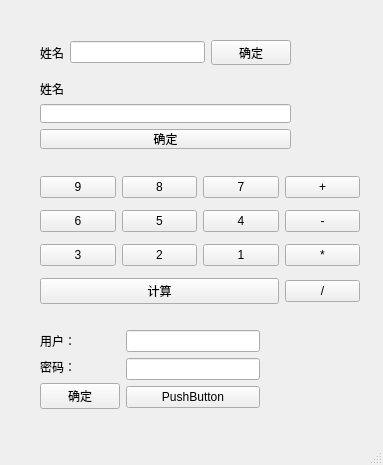
<?xml version="1.0" encoding="UTF-8"?>
<ui version="4.0">
 <class>MainWindow</class>
 <widget class="QMainWindow" name="MainWindow">
  <property name="geometry">
   <rect>
    <x>0</x>
    <y>0</y>
    <width>383</width>
    <height>465</height>
   </rect>
  </property>
  <property name="windowTitle">
   <string>MainWindow</string>
  </property>
  <widget class="QWidget" name="centralwidget">
   <widget class="QWidget" name="">
    <property name="geometry">
     <rect>
      <x>40</x>
      <y>40</y>
      <width>251</width>
      <height>25</height>
     </rect>
    </property>
    <layout class="QHBoxLayout" name="horizontalLayout">
     <item>
      <widget class="QLabel" name="label">
       <property name="text">
        <string>姓名</string>
       </property>
      </widget>
     </item>
     <item>
      <widget class="QLineEdit" name="lineEdit"/>
     </item>
     <item>
      <widget class="QPushButton" name="pushButton">
       <property name="text">
        <string>确定</string>
       </property>
      </widget>
     </item>
    </layout>
   </widget>
   <widget class="QWidget" name="">
    <property name="geometry">
     <rect>
      <x>40</x>
      <y>80</y>
      <width>251</width>
      <height>69</height>
     </rect>
    </property>
    <layout class="QVBoxLayout" name="verticalLayout">
     <item>
      <widget class="QLabel" name="label_2">
       <property name="text">
        <string>姓名</string>
       </property>
      </widget>
     </item>
     <item>
      <widget class="QLineEdit" name="lineEdit_2"/>
     </item>
     <item>
      <widget class="QPushButton" name="pushButton_2">
       <property name="text">
        <string>确定</string>
       </property>
      </widget>
     </item>
    </layout>
   </widget>
   <widget class="QWidget" name="">
    <property name="geometry">
     <rect>
      <x>40</x>
      <y>170</y>
      <width>320</width>
      <height>141</height>
     </rect>
    </property>
    <layout class="QGridLayout" name="gridLayout">
     <item row="0" column="0">
      <widget class="QPushButton" name="pushButton_3">
       <property name="text">
        <string>9</string>
       </property>
      </widget>
     </item>
     <item row="3" column="3">
      <widget class="QPushButton" name="pushButton_16">
       <property name="text">
        <string>/</string>
       </property>
      </widget>
     </item>
     <item row="0" column="1">
      <widget class="QPushButton" name="pushButton_4">
       <property name="text">
        <string>8</string>
       </property>
      </widget>
     </item>
     <item row="1" column="3">
      <widget class="QPushButton" name="pushButton_9">
       <property name="text">
        <string>-</string>
       </property>
      </widget>
     </item>
     <item row="2" column="1">
      <widget class="QPushButton" name="pushButton_13">
       <property name="text">
        <string>2</string>
       </property>
      </widget>
     </item>
     <item row="0" column="2">
      <widget class="QPushButton" name="pushButton_5">
       <property name="text">
        <string>7</string>
       </property>
      </widget>
     </item>
     <item row="0" column="3">
      <widget class="QPushButton" name="pushButton_6">
       <property name="text">
        <string>+</string>
       </property>
      </widget>
     </item>
     <item row="1" column="1">
      <widget class="QPushButton" name="pushButton_8">
       <property name="text">
        <string>5</string>
       </property>
      </widget>
     </item>
     <item row="2" column="2">
      <widget class="QPushButton" name="pushButton_12">
       <property name="text">
        <string>1</string>
       </property>
      </widget>
     </item>
     <item row="2" column="0">
      <widget class="QPushButton" name="pushButton_11">
       <property name="text">
        <string>3</string>
       </property>
      </widget>
     </item>
     <item row="2" column="3">
      <widget class="QPushButton" name="pushButton_14">
       <property name="text">
        <string>*</string>
       </property>
      </widget>
     </item>
     <item row="1" column="2">
      <widget class="QPushButton" name="pushButton_10">
       <property name="text">
        <string>4</string>
       </property>
      </widget>
     </item>
     <item row="1" column="0">
      <widget class="QPushButton" name="pushButton_7">
       <property name="text">
        <string>6</string>
       </property>
      </widget>
     </item>
     <item row="3" column="0" colspan="3">
      <widget class="QPushButton" name="pushButton_15">
       <property name="text">
        <string>计算</string>
       </property>
      </widget>
     </item>
    </layout>
   </widget>
   <widget class="QWidget" name="">
    <property name="geometry">
     <rect>
      <x>40</x>
      <y>330</y>
      <width>220</width>
      <height>79</height>
     </rect>
    </property>
    <layout class="QHBoxLayout" name="horizontalLayout_2">
     <item>
      <layout class="QVBoxLayout" name="verticalLayout_2">
       <item>
        <widget class="QLabel" name="label_3">
         <property name="text">
          <string>用户：</string>
         </property>
        </widget>
       </item>
       <item>
        <widget class="QLabel" name="label_4">
         <property name="text">
          <string>密码：</string>
         </property>
        </widget>
       </item>
       <item>
        <widget class="QPushButton" name="pushButton_17">
         <property name="text">
          <string>确定</string>
         </property>
        </widget>
       </item>
      </layout>
     </item>
     <item>
      <layout class="QVBoxLayout" name="verticalLayout_3">
       <item>
        <widget class="QLineEdit" name="lineEdit_3"/>
       </item>
       <item>
        <widget class="QLineEdit" name="lineEdit_4"/>
       </item>
       <item>
        <widget class="QPushButton" name="pushButton_18">
         <property name="text">
          <string>PushButton</string>
         </property>
        </widget>
       </item>
      </layout>
     </item>
    </layout>
   </widget>
  </widget>
  <widget class="QMenuBar" name="menubar">
   <property name="geometry">
    <rect>
     <x>0</x>
     <y>0</y>
     <width>383</width>
     <height>23</height>
    </rect>
   </property>
  </widget>
  <widget class="QStatusBar" name="statusbar"/>
 </widget>
 <resources/>
 <connections/>
</ui>
